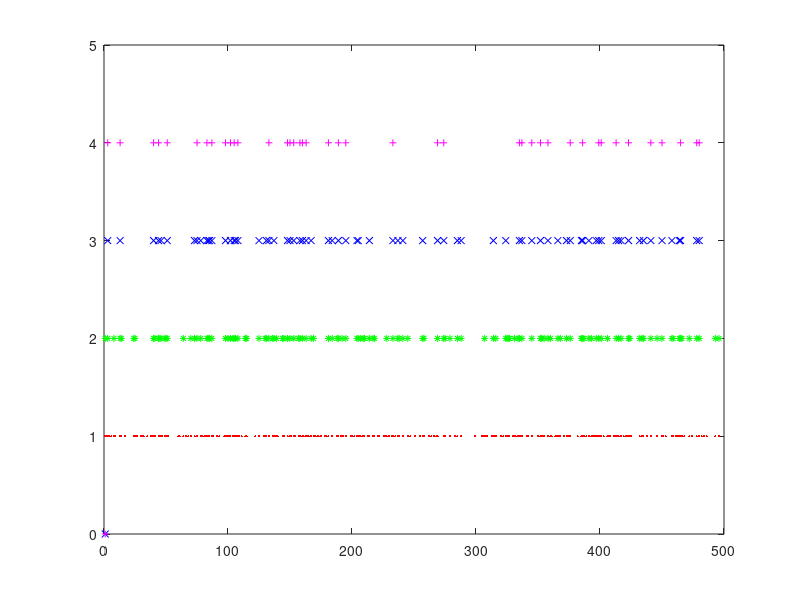
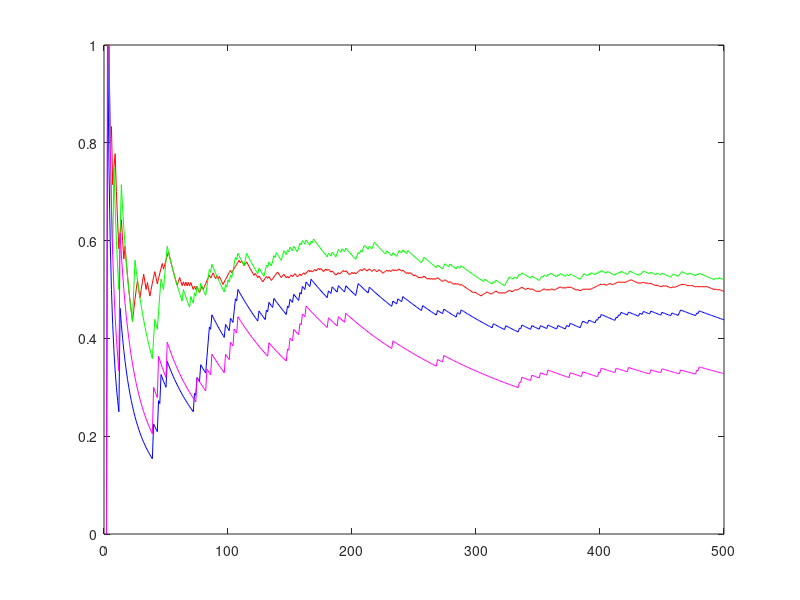

These charts were generated, in order, by the following MATLAB code:
clear all
clc
n=500
x=1:1:n;
y1=0.5;
y2=0.25;
y3=0.125;
y4=0.0625
z1=zeros(1,n)
z2=zeros(1,n)
z3=zeros(1,n)
z4=zeros(1,n)
z11=zeros(1,n)%存储当前发送比特总和
ans1=zeros(1,n)
ans2=zeros(1,n)
ans3=zeros(1,n)
ans4=zeros(1,n)


z22=zeros(1,n)
z33=zeros(1,n)
z44=zeros(1,n)
for i = 1:1:n;
    temp = rand()
    if i == 1
        if temp<y1;
             z1(i)=1
             z11(i)=z1(i)
             ans1(i)=z11(i)/i
             plot(i,z1(i),'.','color',[1 0 0], 'MarkerSize', 5)
             hold on
        else
            z11(i)=z1(i)
            ans1(i)=z11(i)/i
            plot(i,z1(i),'.','color',[1 0 0], 'MarkerSize', 5)
            hold on
        end
        if temp<y2;
             z2(i)=2
             z22(i)=z2(i)
             ans2(i)=z22(i)/i
             plot(i,z2(i),'*','color',[0 1 0], 'MarkerSize', 5)
             hold on
        else
            z22(i)=z2(i)
            ans2(i)=z22(i)/i
            plot(i,z2(i),'*','color',[0 1 0], 'MarkerSize', 5)
            hold on
        end
        if temp<y3;
             z3(i)=3
             z33(i)=z3(i)
             ans3(i)=z33(i)/i
             plot(i,z3(i),'x','color',[0 0 1], 'MarkerSize', 5)
             hold on
        else
            z33(i)=z3(i)
            ans3(i)=z33(i)/i
            plot(i,z3(i),'x','color',[0 0 1], 'MarkerSize', 5)
            hold on
        end
        if temp<y4;
             z4(i)=4
             z44(i)=z4(i)
             ans4(i)=z44(i)/i
             plot(i,z4(i),'+','color',[1 0 1], 'MarkerSize', 5)
             hold on
        else
            z44(i)=z4(i)
            ans4(i)=z44(i)/i
            plot(i,z4(i),'+','color',[1 0 1], 'MarkerSize', 5)
            hold on
        end     

    else
        if temp<y1;
             z1(i)=1
             z11(i)=z11(i-1)+z1(i)
             ans1(i)=z11(i)/i
             plot(i,z1(i),'.','color',[1 0 0], 'MarkerSize', 5)
             hold on
        else
             z11(i)=z11(i-1)
             ans1(i)=z11(i)/i
   
        end
        if temp<y2;
             z2(i)=2
             z22(i)=z22(i-1)+z2(i)
             ans2(i)=z22(i)/i
             plot(i,z2(i),'*','color',[0 1 0], 'MarkerSize', 5)
             hold on
        else
             z22(i)=z22(i-1)
             ans2(i)=z22(i)/i
   
        end
        if temp<y3;
             z3(i)=3
             z33(i)=z33(i-1)+z3(i)
             ans3(i)=z33(i)/i
             plot(i,z3(i),'x','color',[0 0 1], 'MarkerSize', 5)
             hold on
        else
             z33(i)=z33(i-1)
             ans3(i)=z33(i)/i
   
        end
        if temp<y4;
             z4(i)=4
             z44(i)=z44(i-1)+z4(i)
             ans4(i)=z44(i)/i
             plot(i,z4(i),'+','color',[1 0 1], 'MarkerSize', 5)
             hold on
        else
             z44(i)=z44(i-1)
             ans4(i)=z44(i)/i
   
        end
        
    end
    
  
end
axis([0 n 0 5]);
figure(2);
plot(x,ans1,'r')
hold on
plot(x,ans2,'g')
hold on
plot(x,ans3,'b')
hold on
plot(x,ans4,'color',[1 0 1])
hold on
axis([0 n 0 1]);


